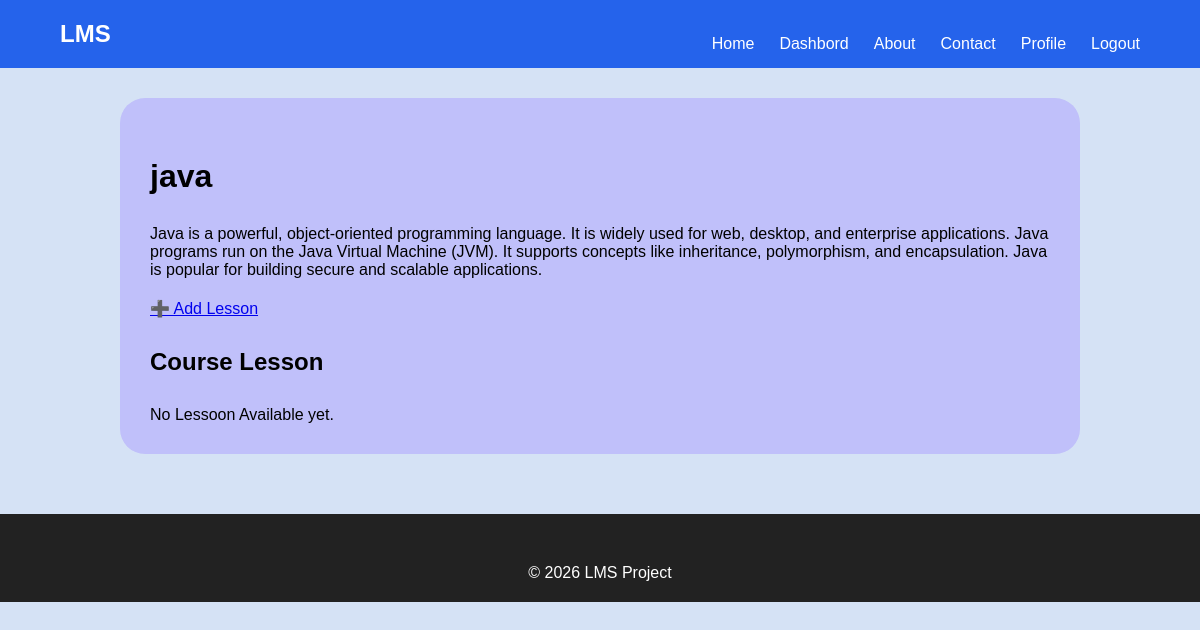
The app's page /courses/2/ (signed in), older data.
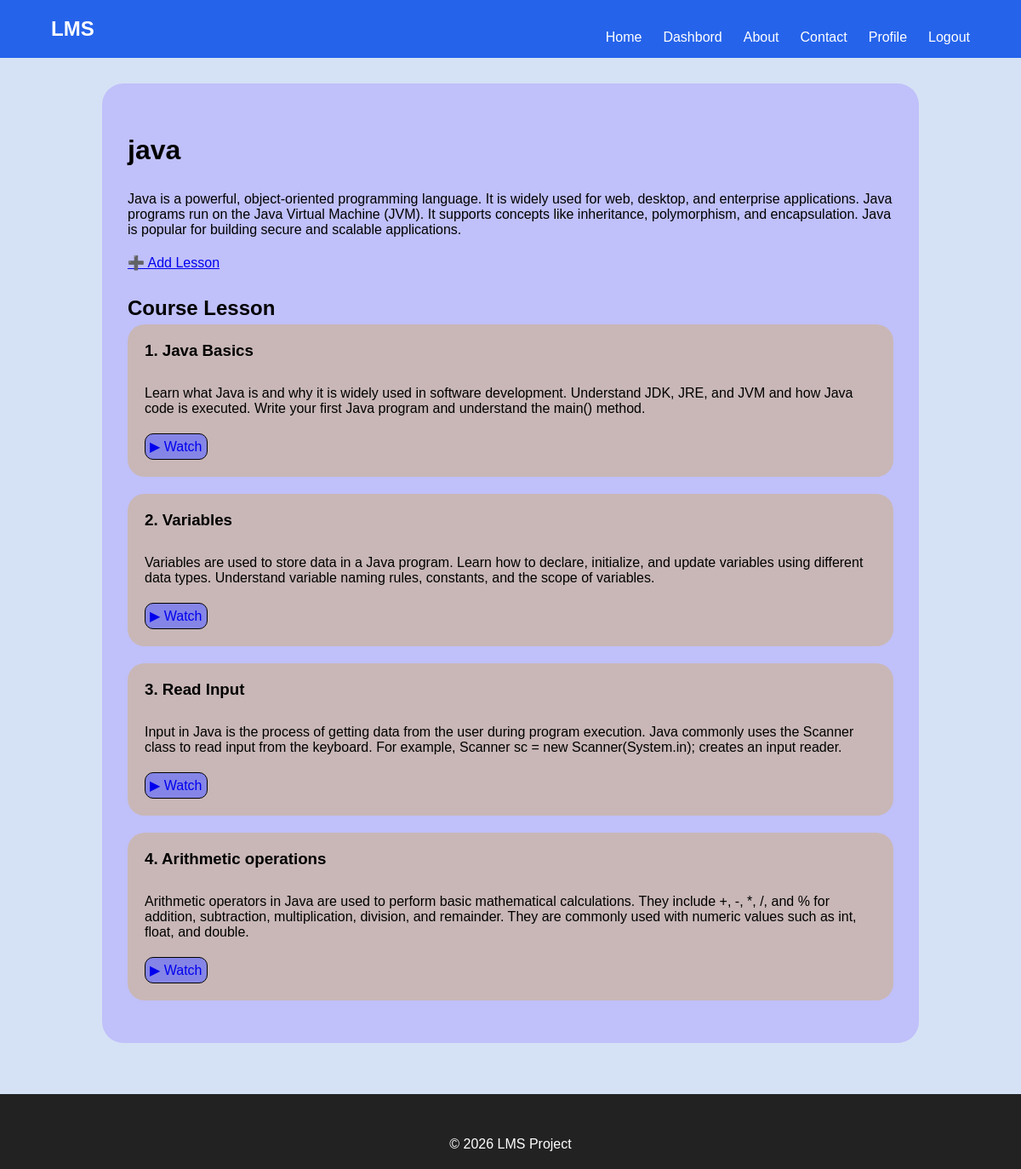
The same page, newer data.
### courses/models.py (models this page shows, shortened)
class Course(models.Model):
    title=models.CharField(max_length=200)
    description = models.TextField()
    instructor =models.ForeignKey(
        User,
        on_delete = models.CASCADE,
        related_name='course'
    )
    created_at = models.DateTimeField(auto_now_add = True)

class Lesson(models.Model):
    course = models.ForeignKey(
        Course,
        on_delete=models.CASCADE,
        related_name ="lessons"
    )
    subtitle=models.CharField(max_length=300)
    description = models.TextField(blank=True)
    video = models.URLField()
    created_at = models.DateTimeField(auto_now_add=True)

### courses/views.py (the view)
def course_detail(request,course_id):
    course = get_object_or_404(Course,id = course_id)
    enrolled = Enrollment.objects.filter(
        student=request.user,
        course = course
    ).exists()
    lessons=course.lessons.all()
    completed_count = LessonProgress.objects.filter(
        student = request.user,
        lesson__course = course,
        completed =True
    ).count()
    total_lessons = lessons.count()
    if completed_count ==0:
        course_status = "Pending"
    elif completed_count == total_lessons:
        course_status = "Completed"
    else:
        course_status = "Ongoing"
    for lesson in lessons:
        lesson.student_progress = LessonProgress.objects.filter(
            student = request.user,
            lesson =lesson
        ).first()
    return render(
        request,
        "courses/course_detail.html",
        {
            "user":request.user,
            "course":course,
            "enrolled":enrolled,
            "completed_count":completed_count,
            "total_lessons":total_lessons,
            "course_status":course_status,
            "lessons":lessons,
        }
    )

### templates/courses/course_detail.html (shortened to what this page needs)
{% extends "base.html" %}
{% block content %}
{% load static %}
{% block extra_css %}
<link rel="stylesheet" href = "{% static 'css/subtitle.css' %}">
{% endblock  %}
<div class="course-container">
   <h1>{{ course.title}} </h1>
   <p>{{course.description}}</p>
   {%  if request.user == course.instructor %}
<a href="{% url 'courses:add_lesson' course.id %}">
   ➕ Add Lesson
</a>
   {% endif %}
   <h2>Course Lesson</h1>
   {% for lesson in lessons %}
   <div class="lesson-card">
    <h3>{{forloop.counter}}. {{lesson.subtitle}}</h3>
    <p> {{lesson.description}}</p>
    <a href="{% url 'courses:lesson_detail' course.id lesson.id  %}" class="bor">
      ▶ Watch
    </a>
   </div>
   {% empty %}
   <p>No Lessoon Available yet.</p>
   {% endfor %}
</div>
{% endblock  %}

### templates/base.html (shortened to what this page needs)
{% load static %}
<!DOCTYPE html>
<html lang="en">
<head>
    <link rel=stylesheet href="{% static 'css/style.css' %}">
  {% block extra_css %}{% endblock %}
</head>
<body>
  {% include 'navbar.html' %}
  <main>
    {% block content %}
    {% endblock %}
  </main>
  {% include 'footer.html' %}
</body>
</html>

### templates/navbar.html
<nav>
    <div class="logo">
        LMS
    </div>
    <ul>
        <li><a href="/">Home</a></li>
       {% if user.is_authenticated %}
       {% if user.profile.role == "Student" %}
          <li><a href="{% url 'accounts:student_dashboard' %}">Dashbord</a></li>
        {% else %}
           <li><a href="{% url 'accounts:instructor_dashboard' %}">Dashbord</a></li>
         {% endif %}
         {% endif %}
        <li><a href="{% url 'accounts:about' %}">About</a></li>
        <li><a href="{% url 'accounts:contact' %}">Contact</a></li>
        {% if user.is_authenticated %}
        <li><a href="{% url 'accounts:profile' %}">Profile</li>
        <li><a href="{% url 'accounts:logout' %}">Logout</a></li>
        {% else %}
          <li><a href="{% url 'accounts:login' %}">Login</a></li>
        <li><a href="{% url 'accounts:register' %}">Register</a></li>
        {% endif %}
        </ul>
</nav>

### templates/footer.html
<footer>
    <p>
        &copy;  2026 LMS Project
    </p>
</footer>

### static/css/style.css (style rules this page uses)
* { margin:0; padding:0; box-sizing:border-box; font-family: 'Lucida Sans', 'Lucida Sans Regular', 'Lucida Grande', 'Lucida Sans Unicode', Geneva, Verdana, sans-serif; }
body { font-family:Arial; background:#d5e2f5; }
nav { background:#2563eb; color:white; display: flex; justify-content: space-between; align-items:center; padding:15px 60px; }
.logo { font-size:24px; font-weight:bold; }
nav ul { display:flex; list-style:none; }
nav li { margin-left:25px; }
nav a { color:white; text-decoration:none; }
footer { margin-top:60px; background:#222; color:white; text-align:center; padding:20px; }

### static/css/subtitle.css (style rules this page uses)
* { font-family: 'Lucida Sans', 'Lucida Sans Regular', 'Lucida Grande', 'Lucida Sans Unicode', Geneva, Verdana, sans-serif; }
.course-container { margin:30px auto; box-sizing: border-box; width:80%; background-color: rgb(192, 192, 250); padding:30px; border-radius: 25px; }
h1,p,h2 { margin-top:30px; }
a { display:inline-block; margin-top:20px; }
.lesson-card { margin-bottom:20px; padding:20px; border-radius: 20px; background-color: rgb(201, 183, 183); }
h2 { margin-bottom:5px; }
.bor { padding:5px; text-decoration:none; border-radius:10px; border:1px solid black; background-color: rgb(133, 133, 231); }

Row changes from the older to the newer data that the page shows:
added Lesson: subtitle "Java Basics", description "Learn what Java is and why it is widely used in software development. Understand JDK, JRE, and JVM and how Java code is executed. Write your first Java program and understand the main() method."
added Lesson: subtitle "Variables", description "Variables are used to store data in a Java program. Learn how to declare, initialize, and update variables using different data types. Understand variable naming rules, constants, and the scope of variables."
added Lesson: subtitle "Read Input", description "Input in Java is the process of getting data from the user during program execution. Java commonly uses the Scanner class to read input from the keyboard. For example, Scanner sc = new Scanner(System.in); creates an input reader."
added Lesson: subtitle "Arithmetic operations", description "Arithmetic operators in Java are used to perform basic mathematical calculations. They include +, -, *, /, and % for addition, subtraction, multiplication, division, and remainder. They are commonly used with numeric values such as int, float, and double."
Text that changed along with them:
text no longer shown: "No Lessoon Available yet."
